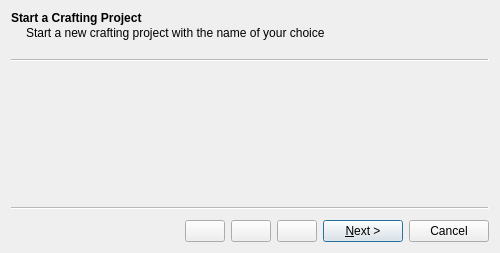
<?xml version="1.0" encoding="UTF-8"?>
<ui version="4.0">
    <author>Jon Duea</author>
    <class>UiItemOptionsWizard</class>
    <widget class="QWizard" name="UiItemOptionsWizard">
        <property name="windowModality">
            <enum>Qt::NonModal</enum>
        </property>
        <property name="geometry">
            <rect>
                <x>0</x>
                <y>0</y>
                <width>500</width>
                <height>253</height>
            </rect>
  </property>
  <property name="sizePolicy">
   <sizepolicy hsizetype="Preferred" vsizetype="Preferred">
    <horstretch>0</horstretch>
    <verstretch>0</verstretch>
   </sizepolicy>
  </property>
  <property name="minimumSize">
   <size>
    <width>473</width>
    <height>253</height>
   </size>
  </property>
  <property name="maximumSize">
   <size>
    <width>16775</width>
    <height>16755</height>
   </size>
  </property>
  <property name="windowTitle">
   <string>Item Options</string>
  </property>
  <property name="sizeGripEnabled">
   <bool>false</bool>
  </property>
  <property name="modal">
      <bool>true</bool>
  </property>
  <property name="wizardStyle">
   <enum>QWizard::ClassicStyle</enum>
  </property>
  <property name="options">
      <set>
          QWizard::HaveCustomButton1|QWizard::HaveCustomButton2|QWizard::HaveCustomButton3|QWizard::NoBackButtonOnStartPage|QWizard::NoDefaultButton
      </set>
  </property>
  <property name="currentId">
   <number>0</number>
  </property>
  <widget class="QWizardPage" name="wizard_start_page">
   <property name="sizePolicy">
       <sizepolicy hsizetype="MinimumExpanding" vsizetype="MinimumExpanding">
           <horstretch>0</horstretch>
           <verstretch>0</verstretch>
       </sizepolicy>
   </property>
   <property name="minimumSize">
    <size>
     <width>342</width>
     <height>0</height>
    </size>
   </property>
   <property name="layoutDirection">
    <enum>Qt::LeftToRight</enum>
   </property>
      <property name="title">
          <string>Start a Crafting Project</string>
      </property>
      <property name="subTitle">
          <string>Start a new crafting project with the name of your choice</string>
      </property>
      <attribute name="pageId">
          <string notr="true">0</string>
      </attribute>
      <layout class="QVBoxLayout" name="verticalLayout_4">
          <item>
              <widget class="WizardStartPage" name="start_page" native="true"/>
          </item>
      </layout>
  </widget>
        <widget class="QWizardPage" name="wizard_base_group_page">
            <property name="sizePolicy">
                <sizepolicy hsizetype="Preferred" vsizetype="Preferred">
                    <horstretch>0</horstretch>
                    <verstretch>0</verstretch>
                </sizepolicy>
            </property>
            <property name="minimumSize">
                <size>
                    <width>452</width>
                    <height>0</height>
                </size>
            </property>
            <property name="title">
                <string>Select A Base Group</string>
            </property>
            <attribute name="pageId">
                <string notr="true">1</string>
            </attribute>
            <layout class="QVBoxLayout" name="verticalLayout">
                <item>
                    <widget class="BaseGroupPage" name="base_group_page" native="true">
                        <property name="sizePolicy">
                            <sizepolicy hsizetype="MinimumExpanding" vsizetype="MinimumExpanding">
                                <horstretch>0</horstretch>
                                <verstretch>0</verstretch>
                            </sizepolicy>
                        </property>
                    </widget>
                </item>
            </layout>
        </widget>
  <widget class="QWizardPage" name="wizard_confirm_options_page">
   <attribute name="pageId">
       <string notr="true">5</string>
   </attribute>
  </widget>
 </widget>
 <customwidgets>
  <customwidget>
      <class>BaseGroupPage</class>
   <extends>QWidget</extends>
      <header location="global">..pages.base_group_page</header>
   <container>1</container>
  </customwidget>
     <customwidget>
         <class>WizardStartPage</class>
         <extends>QWidget</extends>
         <header location="global">..pages.wizard_start_page</header>
         <container>1</container>
     </customwidget>
 </customwidgets>
    <resources/>
    <connections/>
    <slots>
        <signal>customButton1Clicked(int)</signal>
        <signal>customButton2Clicked(int)</signal>
        <slot>store_base_group()</slot>
        <slot>nextId()</slot>
    </slots>
</ui>
